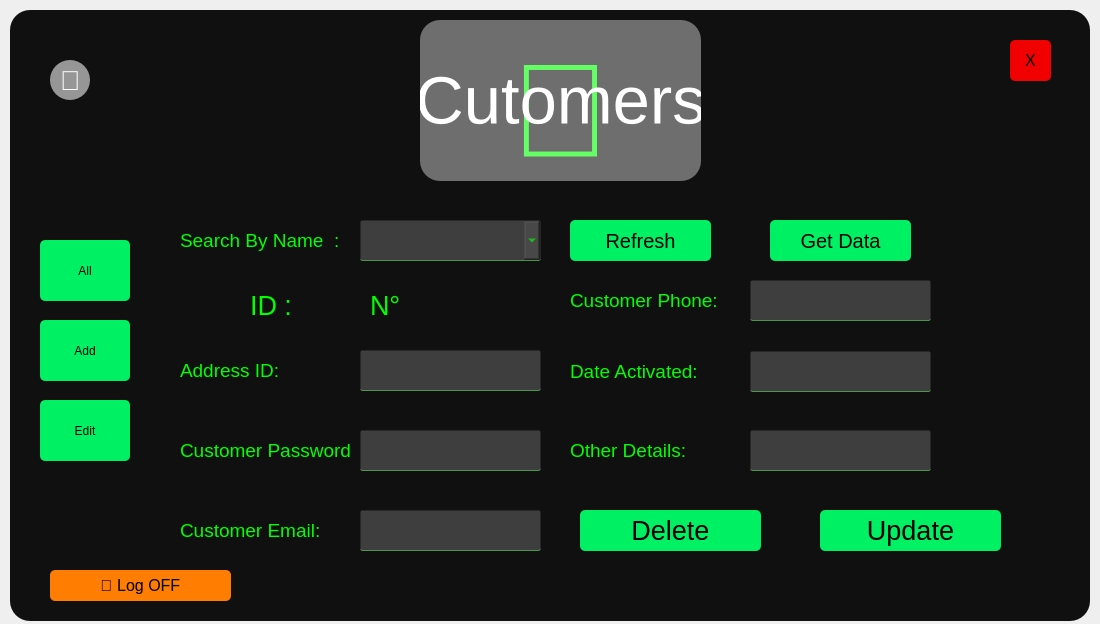
<?xml version="1.0" encoding="UTF-8"?>
<ui version="4.0">
 <class>Form</class>
 <widget class="QWidget" name="Form">
  <property name="geometry">
   <rect>
    <x>0</x>
    <y>0</y>
    <width>1100</width>
    <height>624</height>
   </rect>
  </property>
  <property name="windowTitle">
   <string>Form</string>
  </property>
  <widget class="QWidget" name="widget" native="true">
   <property name="geometry">
    <rect>
     <x>10</x>
     <y>10</y>
     <width>1080</width>
     <height>611</height>
    </rect>
   </property>
   <property name="styleSheet">
    <string notr="true">background-color:rgba(16,16,16,255);
border-radius:20px;</string>
   </property>
   <widget class="QPushButton" name="AdminPanLogOff">
    <property name="geometry">
     <rect>
      <x>40</x>
      <y>560</y>
      <width>181</width>
      <height>31</height>
     </rect>
    </property>
    <property name="font">
     <font>
      <family>Leelawadee UI</family>
      <pointsize>12</pointsize>
      <weight>50</weight>
      <bold>false</bold>
      <underline>false</underline>
      <strikeout>false</strikeout>
     </font>
    </property>
    <property name="styleSheet">
     <string notr="true">QPushButton#AdminPanLogOff{
background-color:rgba(255,125,0,255);
color:rgb(0,0,0);
border-radius:5px;
}

QPushButton#AdminPanLogOff:pressed{
background-color:rgba(255,150,0,255);
}
</string>
    </property>
    <property name="text">
     <string> Log OFF</string>
    </property>
   </widget>
   <widget class="QPushButton" name="btn_all">
    <property name="geometry">
     <rect>
      <x>30</x>
      <y>230</y>
      <width>90</width>
      <height>61</height>
     </rect>
    </property>
    <property name="styleSheet">
     <string notr="true">QPushButton#btn_all{
background-color:rgba(0,240,100,255);
color:rgb(0,0,0);
border-radius:5px;
}

QPushButton#btn_all:pressed{
background-color:rgba(0,255,150,255);
}
</string>
    </property>
    <property name="text">
     <string>All</string>
    </property>
   </widget>
   <widget class="QPushButton" name="AdminProBack">
    <property name="geometry">
     <rect>
      <x>40</x>
      <y>50</y>
      <width>40</width>
      <height>40</height>
     </rect>
    </property>
    <property name="font">
     <font>
      <family>Leelawadee UI</family>
      <pointsize>20</pointsize>
      <weight>50</weight>
      <bold>false</bold>
      <underline>false</underline>
      <strikeout>false</strikeout>
     </font>
    </property>
    <property name="styleSheet">
     <string notr="true">QPushButton#AdminProBack{
background-color:rgba(150,150,150,255);
color:rgb(255,255,255);
border-radius:20px;
}

QPushButton#AdminProBack:pressed{
background-color:rgba(200,200,200,255);
}
</string>
    </property>
    <property name="text">
     <string></string>
    </property>
   </widget>
   <widget class="QPushButton" name="btn_edit">
    <property name="geometry">
     <rect>
      <x>30</x>
      <y>390</y>
      <width>90</width>
      <height>61</height>
     </rect>
    </property>
    <property name="styleSheet">
     <string notr="true">QPushButton#btn_edit{
background-color:rgba(0,240,100,255);
color:rgb(0,0,0);
border-radius:5px;
}

QPushButton#btn_edit:pressed{
background-color:rgba(0,255,150,255);
}
</string>
    </property>
    <property name="text">
     <string>Edit</string>
    </property>
   </widget>
   <widget class="QPushButton" name="btn_add">
    <property name="geometry">
     <rect>
      <x>30</x>
      <y>310</y>
      <width>90</width>
      <height>61</height>
     </rect>
    </property>
    <property name="styleSheet">
     <string notr="true">QPushButton#btn_add{
background-color:rgba(0,240,100,255);
color:rgb(0,0,0);
border-radius:5px;
}

QPushButton#btn_add:pressed{
background-color:rgba(0,255,150,255);
}
</string>
    </property>
    <property name="text">
     <string>Add</string>
    </property>
   </widget>
   <widget class="QLabel" name="LockImage">
    <property name="geometry">
     <rect>
      <x>160</x>
      <y>10</y>
      <width>781</width>
      <height>181</height>
     </rect>
    </property>
    <property name="font">
     <font>
      <pointsize>100</pointsize>
     </font>
    </property>
    <property name="styleSheet">
     <string notr="true">color:rgba(0,255,0,255);
align:center</string>
    </property>
    <property name="text">
     <string></string>
    </property>
    <property name="alignment">
     <set>Qt::AlignCenter</set>
    </property>
   </widget>
   <widget class="QPushButton" name="btn_delete">
    <property name="geometry">
     <rect>
      <x>570</x>
      <y>500</y>
      <width>181</width>
      <height>41</height>
     </rect>
    </property>
    <property name="font">
     <font>
      <pointsize>20</pointsize>
     </font>
    </property>
    <property name="styleSheet">
     <string notr="true">QPushButton#btn_delete{
background-color:rgba(0,240,100,255);
color:rgb(0,0,0);
border-radius:5px;
}

QPushButton#btn_delete:pressed{
background-color:rgba(0,255,150,255);
}
</string>
    </property>
    <property name="text">
     <string>Delete</string>
    </property>
   </widget>
   <widget class="QPushButton" name="btn_update">
    <property name="geometry">
     <rect>
      <x>810</x>
      <y>500</y>
      <width>181</width>
      <height>41</height>
     </rect>
    </property>
    <property name="font">
     <font>
      <pointsize>20</pointsize>
     </font>
    </property>
    <property name="styleSheet">
     <string notr="true">QPushButton#btn_update{
background-color:rgba(0,240,100,255);
color:rgb(0,0,0);
border-radius:5px;
}

QPushButton#btn_update:pressed{
background-color:rgba(0,255,150,255);
}
</string>
    </property>
    <property name="text">
     <string>Update</string>
    </property>
   </widget>
   <widget class="QLabel" name="LockImage_2">
    <property name="geometry">
     <rect>
      <x>410</x>
      <y>10</y>
      <width>281</width>
      <height>161</height>
     </rect>
    </property>
    <property name="font">
     <font>
      <pointsize>50</pointsize>
     </font>
    </property>
    <property name="styleSheet">
     <string notr="true">color:rgba(255,255,255,255);
align:center;
background-color: rgba(255, 255, 255, 100);</string>
    </property>
    <property name="text">
     <string>Cutomers</string>
    </property>
    <property name="alignment">
     <set>Qt::AlignCenter</set>
    </property>
   </widget>
   <widget class="QLabel" name="label_10">
    <property name="geometry">
     <rect>
      <x>560</x>
      <y>420</y>
      <width>171</width>
      <height>41</height>
     </rect>
    </property>
    <property name="font">
     <font>
      <pointsize>14</pointsize>
     </font>
    </property>
    <property name="styleSheet">
     <string notr="true">color:rgb(0, 255, 0)</string>
    </property>
    <property name="text">
     <string>Other Details:</string>
    </property>
   </widget>
   <widget class="QPushButton" name="btn_refresh">
    <property name="geometry">
     <rect>
      <x>560</x>
      <y>210</y>
      <width>141</width>
      <height>41</height>
     </rect>
    </property>
    <property name="font">
     <font>
      <pointsize>15</pointsize>
     </font>
    </property>
    <property name="styleSheet">
     <string notr="true">QPushButton#btn_refresh{
background-color:rgba(0,240,100,255);
color:rgb(0,0,0);
border-radius:5px;
}

QPushButton#btn_refresh:pressed{
background-color:rgba(0,255,150,255);
}
</string>
    </property>
    <property name="text">
     <string>Refresh</string>
    </property>
   </widget>
   <widget class="QComboBox" name="search_combo">
    <property name="geometry">
     <rect>
      <x>350</x>
      <y>210</y>
      <width>181</width>
      <height>41</height>
     </rect>
    </property>
    <property name="font">
     <font>
      <pointsize>16</pointsize>
     </font>
    </property>
    <property name="styleSheet">
     <string notr="true">QComboBox#search_combo{
background-color:rgba(75,75,75,200);
color:rgb(0,255,0);
border-radius:2px;
border:1px solid rgba(0,0,0,0);
border-bottom-color:rgba(75,150,75,255);
padding-left:10px;
padding-bottom:3px;
}
</string>
    </property>
   </widget>
   <widget class="QLabel" name="label_3">
    <property name="geometry">
     <rect>
      <x>170</x>
      <y>500</y>
      <width>171</width>
      <height>41</height>
     </rect>
    </property>
    <property name="font">
     <font>
      <pointsize>14</pointsize>
     </font>
    </property>
    <property name="styleSheet">
     <string notr="true">color:rgb(0, 255, 0)</string>
    </property>
    <property name="text">
     <string>Customer Email:</string>
    </property>
   </widget>
   <widget class="QLineEdit" name="AdminCusDate">
    <property name="geometry">
     <rect>
      <x>740</x>
      <y>341</y>
      <width>181</width>
      <height>41</height>
     </rect>
    </property>
    <property name="font">
     <font>
      <pointsize>16</pointsize>
     </font>
    </property>
    <property name="styleSheet">
     <string notr="true">background-color:rgba(75,75,75,200);
color:rgb(0,255,0);
border-radius:2px;
border:1px solid rgba(0,0,0,0);
border-bottom-color:rgba(75,150,75,255);
padding-left:10px;
padding-bottom:3px;</string>
    </property>
   </widget>
   <widget class="QLabel" name="label_7">
    <property name="geometry">
     <rect>
      <x>240</x>
      <y>280</y>
      <width>101</width>
      <height>31</height>
     </rect>
    </property>
    <property name="font">
     <font>
      <pointsize>20</pointsize>
     </font>
    </property>
    <property name="styleSheet">
     <string notr="true">color:rgb(0, 255, 0)</string>
    </property>
    <property name="text">
     <string>ID :</string>
    </property>
   </widget>
   <widget class="QLineEdit" name="AdminCusEmail">
    <property name="geometry">
     <rect>
      <x>350</x>
      <y>500</y>
      <width>181</width>
      <height>41</height>
     </rect>
    </property>
    <property name="font">
     <font>
      <pointsize>16</pointsize>
     </font>
    </property>
    <property name="styleSheet">
     <string notr="true">background-color:rgba(75,75,75,200);
color:rgb(0,255,0);
border-radius:2px;
border:1px solid rgba(0,0,0,0);
border-bottom-color:rgba(75,150,75,255);
padding-left:10px;
padding-bottom:3px;</string>
    </property>
   </widget>
   <widget class="QLabel" name="id_label">
    <property name="geometry">
     <rect>
      <x>360</x>
      <y>280</y>
      <width>101</width>
      <height>31</height>
     </rect>
    </property>
    <property name="font">
     <font>
      <pointsize>20</pointsize>
     </font>
    </property>
    <property name="styleSheet">
     <string notr="true">color:rgb(0, 255, 0)</string>
    </property>
    <property name="text">
     <string>N°</string>
    </property>
   </widget>
   <widget class="QLabel" name="label_12">
    <property name="geometry">
     <rect>
      <x>560</x>
      <y>341</y>
      <width>171</width>
      <height>41</height>
     </rect>
    </property>
    <property name="font">
     <font>
      <pointsize>14</pointsize>
     </font>
    </property>
    <property name="styleSheet">
     <string notr="true">color:rgb(0, 255, 0)</string>
    </property>
    <property name="text">
     <string>Date Activated:</string>
    </property>
   </widget>
   <widget class="QLineEdit" name="AdminCusPhn">
    <property name="geometry">
     <rect>
      <x>740</x>
      <y>270</y>
      <width>181</width>
      <height>41</height>
     </rect>
    </property>
    <property name="font">
     <font>
      <pointsize>16</pointsize>
     </font>
    </property>
    <property name="styleSheet">
     <string notr="true">background-color:rgba(75,75,75,200);
color:rgb(0,255,0);
border-radius:2px;
border:1px solid rgba(0,0,0,0);
border-bottom-color:rgba(75,150,75,255);
padding-left:10px;
padding-bottom:3px;</string>
    </property>
   </widget>
   <widget class="QLabel" name="label_8">
    <property name="geometry">
     <rect>
      <x>170</x>
      <y>210</y>
      <width>241</width>
      <height>41</height>
     </rect>
    </property>
    <property name="font">
     <font>
      <pointsize>14</pointsize>
     </font>
    </property>
    <property name="styleSheet">
     <string notr="true">color:rgb(0, 255, 0)</string>
    </property>
    <property name="text">
     <string>Search By Name  :</string>
    </property>
   </widget>
   <widget class="QLineEdit" name="AdminCusDet">
    <property name="geometry">
     <rect>
      <x>740</x>
      <y>420</y>
      <width>181</width>
      <height>41</height>
     </rect>
    </property>
    <property name="font">
     <font>
      <pointsize>16</pointsize>
     </font>
    </property>
    <property name="styleSheet">
     <string notr="true">background-color:rgba(75,75,75,200);
color:rgb(0,255,0);
border-radius:2px;
border:1px solid rgba(0,0,0,0);
border-bottom-color:rgba(75,150,75,255);
padding-left:10px;
padding-bottom:3px;</string>
    </property>
   </widget>
   <widget class="QLabel" name="label">
    <property name="geometry">
     <rect>
      <x>170</x>
      <y>340</y>
      <width>171</width>
      <height>41</height>
     </rect>
    </property>
    <property name="font">
     <font>
      <pointsize>14</pointsize>
     </font>
    </property>
    <property name="styleSheet">
     <string notr="true">color:rgb(0, 255, 0)</string>
    </property>
    <property name="text">
     <string>Address ID:</string>
    </property>
   </widget>
   <widget class="QLineEdit" name="AdminCusAddID">
    <property name="geometry">
     <rect>
      <x>350</x>
      <y>340</y>
      <width>181</width>
      <height>41</height>
     </rect>
    </property>
    <property name="font">
     <font>
      <pointsize>16</pointsize>
     </font>
    </property>
    <property name="styleSheet">
     <string notr="true">background-color:rgba(75,75,75,200);
color:rgb(0,255,0);
border-radius:2px;
border:1px solid rgba(0,0,0,0);
border-bottom-color:rgba(75,150,75,255);
padding-left:10px;
padding-bottom:3px;</string>
    </property>
   </widget>
   <widget class="QPushButton" name="btn_search">
    <property name="geometry">
     <rect>
      <x>760</x>
      <y>210</y>
      <width>141</width>
      <height>41</height>
     </rect>
    </property>
    <property name="font">
     <font>
      <pointsize>15</pointsize>
     </font>
    </property>
    <property name="styleSheet">
     <string notr="true">QPushButton#btn_search{
background-color:rgba(0,240,100,255);
color:rgb(0,0,0);
border-radius:5px;
}

QPushButton#btn_search:pressed{
background-color:rgba(0,255,150,255);
}
</string>
    </property>
    <property name="text">
     <string>Get Data</string>
    </property>
   </widget>
   <widget class="QLabel" name="label_2">
    <property name="geometry">
     <rect>
      <x>170</x>
      <y>420</y>
      <width>171</width>
      <height>41</height>
     </rect>
    </property>
    <property name="font">
     <font>
      <pointsize>14</pointsize>
     </font>
    </property>
    <property name="styleSheet">
     <string notr="true">color:rgb(0, 255, 0)</string>
    </property>
    <property name="text">
     <string>Customer Password:</string>
    </property>
   </widget>
   <widget class="QLabel" name="label_13">
    <property name="geometry">
     <rect>
      <x>560</x>
      <y>270</y>
      <width>171</width>
      <height>41</height>
     </rect>
    </property>
    <property name="font">
     <font>
      <pointsize>14</pointsize>
     </font>
    </property>
    <property name="styleSheet">
     <string notr="true">color:rgb(0, 255, 0)</string>
    </property>
    <property name="text">
     <string>Customer Phone:</string>
    </property>
   </widget>
   <widget class="QLineEdit" name="AdminCusPass">
    <property name="geometry">
     <rect>
      <x>350</x>
      <y>420</y>
      <width>181</width>
      <height>41</height>
     </rect>
    </property>
    <property name="font">
     <font>
      <pointsize>16</pointsize>
     </font>
    </property>
    <property name="styleSheet">
     <string notr="true">background-color:rgba(75,75,75,200);
color:rgb(0,255,0);
border-radius:2px;
border:1px solid rgba(0,0,0,0);
border-bottom-color:rgba(75,150,75,255);
padding-left:10px;
padding-bottom:3px;</string>
    </property>
   </widget>
   <widget class="QPushButton" name="Close">
    <property name="geometry">
     <rect>
      <x>1000</x>
      <y>30</y>
      <width>41</width>
      <height>41</height>
     </rect>
    </property>
    <property name="font">
     <font>
      <family>Leelawadee UI</family>
      <pointsize>12</pointsize>
      <weight>50</weight>
      <bold>false</bold>
      <underline>false</underline>
      <strikeout>false</strikeout>
     </font>
    </property>
    <property name="styleSheet">
     <string notr="true">QPushButton#Close{
background-color:rgba(240,0,0,255);
color:rgb(0,0,0);
border-radius:5px;
}

QPushButton#Close:pressed{
background-color:rgba(255,0,0,255);
}
</string>
    </property>
    <property name="text">
     <string>X</string>
    </property>
   </widget>
   <zorder>AdminPanLogOff</zorder>
   <zorder>btn_all</zorder>
   <zorder>AdminProBack</zorder>
   <zorder>btn_edit</zorder>
   <zorder>btn_add</zorder>
   <zorder>LockImage</zorder>
   <zorder>btn_delete</zorder>
   <zorder>btn_update</zorder>
   <zorder>LockImage_2</zorder>
   <zorder>label_10</zorder>
   <zorder>btn_refresh</zorder>
   <zorder>label_3</zorder>
   <zorder>AdminCusDate</zorder>
   <zorder>label_7</zorder>
   <zorder>AdminCusEmail</zorder>
   <zorder>id_label</zorder>
   <zorder>label_12</zorder>
   <zorder>AdminCusPhn</zorder>
   <zorder>label_8</zorder>
   <zorder>AdminCusDet</zorder>
   <zorder>label</zorder>
   <zorder>AdminCusAddID</zorder>
   <zorder>btn_search</zorder>
   <zorder>label_2</zorder>
   <zorder>label_13</zorder>
   <zorder>AdminCusPass</zorder>
   <zorder>search_combo</zorder>
   <zorder>Close</zorder>
  </widget>
 </widget>
 <resources/>
 <connections/>
</ui>
